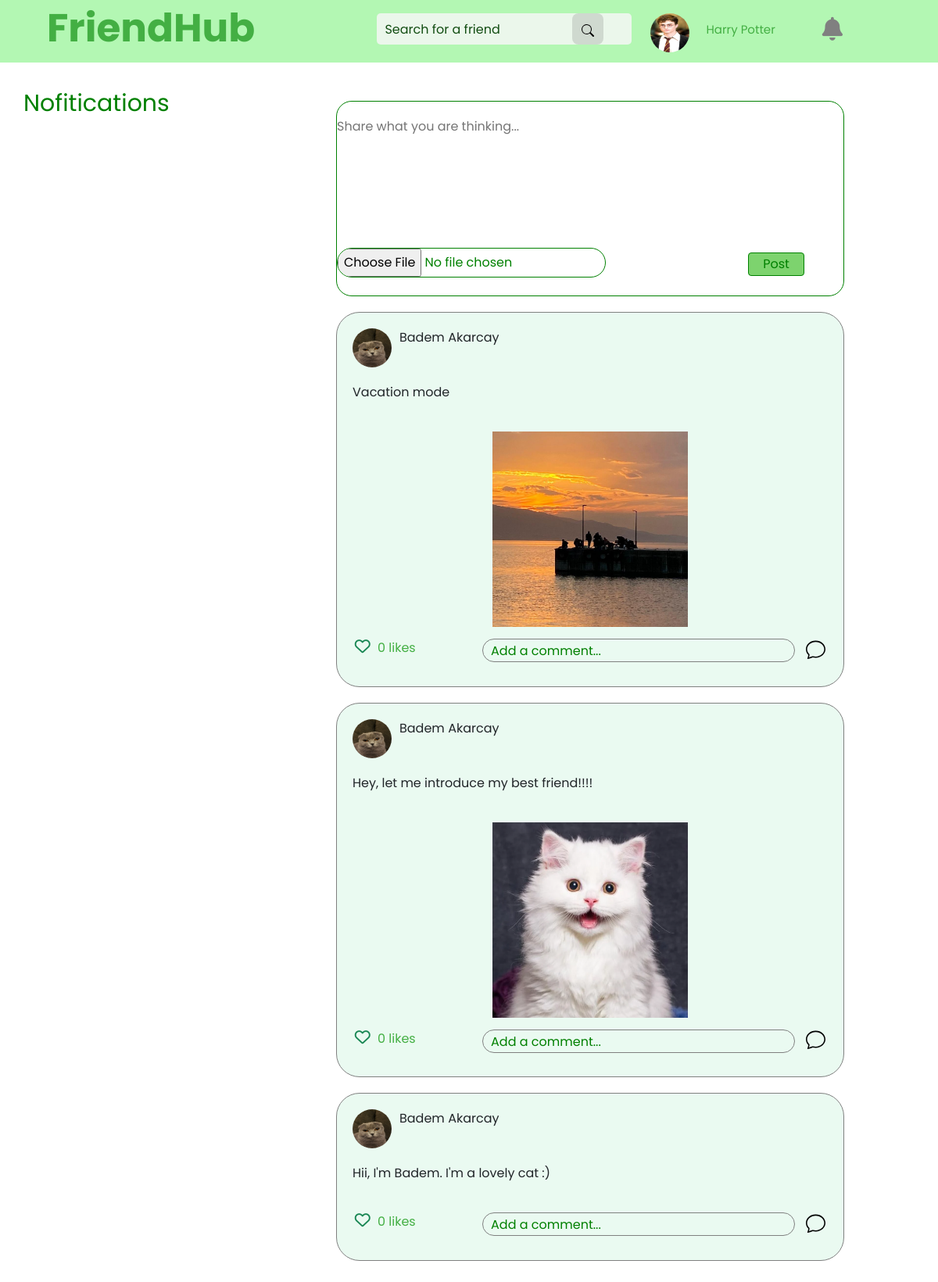
Page /homePage.php (signed in) on the committed database.
### tables this page shows
CREATE TABLE IF NOT EXISTS `posts` (
  `id` int NOT NULL AUTO_INCREMENT,
  `user_id` int NOT NULL,
  `post_img` text NOT NULL,
  `post_text` text NOT NULL,
  `like_count` int NOT NULL DEFAULT '0',
  PRIMARY KEY (`id`)
);

CREATE TABLE IF NOT EXISTS `user` (
  `user_id` int NOT NULL AUTO_INCREMENT,
  `user_name` varchar(50) NOT NULL,
  `surname` varchar(50) NOT NULL,
  `email` varchar(100) NOT NULL,
  `password` varchar(100) NOT NULL,
  `bdate` date NOT NULL,
  `profilepic` varchar(100) NOT NULL,
  PRIMARY KEY (`user_id`),
  UNIQUE KEY `email` (`email`)
);

### db.php (called while the page is built, shortened)
<?php
$dsn = "mysql:host=localhost;dbname=friendhub;charset=utf8mb4;port=3308";
$user = "root";
$pass = "";
try {
	$db = new PDO($dsn, $user, $pass);
	$db->setAttribute(PDO::ATTR_ERRMODE, PDO::ERRMODE_EXCEPTION);
} catch (PDOException $ex) {
	echo $ex->getMessage();
	echo "<p>Error occured try later.</p>";
	exit;
}
function getPost($id)
{
	global $db;
	$stmt = $db->prepare("SELECT * FROM posts
	JOIN user ON posts.user_id = user.user_id
	JOIN friends ON posts.user_id = friends.followed_id WHERE posts.user_id IN (SELECT followed_id FROM friends JOIN posts ON posts.user_id = friends.follower_id WHERE friends.follower_id = ?) AND friends.follower_id = ? order by posts.id DESC ");
	$stmt->execute([$id, $id]);
	return $stmt->fetchAll();
}

### homePage.php (the view, shortened to what this page needs)
<?php
require "db.php";
$userData = $_SESSION["user"];
$userId = $userData["user_id"];
?>
<!DOCTYPE html>
<html lang="en">
<head>
	<link href="https://cdn.jsdelivr.net/npm/bootstrap@5.3.0-alpha3/dist/css/bootstrap.min.css" rel="stylesheet">
	<link rel="stylesheet" href="https://cdnjs.cloudflare.com/ajax/libs/font-awesome/6.4.0/css/all.min.css" />
	<link rel="stylesheet" type="text/css" href="style.css?<?php echo time(); ?>" />
</head>
<body>
	<div class="menu-bar">
		<h1 class="logo"><span> FriendHub</span></h1>
		<ul>
			<form id="searchForm" action="search.php" method="post">
				<li class="search">
					<input type="search" name="searchUser" placeholder="Search for a friend">
				</li>
				<li><button class="button-2" type="submit" role="button"><img id='chatsvg' src="images/search.svg"></button></li>
			</form>
			<li class="profileImg"><img src="images/<?php echo ($_SESSION["user"]["profilepic"]) ?> " alt=""></li>
			<li>
				<p class="username"><?php echo $_SESSION["user"]["user_name"] . ' ' . $_SESSION["user"]["surname"] ?>
				</p>
			</li>
			<li class="bell">
				<div id="nav">
					<span class=" bell fa fa-bell"></span>
				</div>
			</li>
		</ul>
	</div>
	<div class='timeline'>
		<div class="rightmenu">
			<p class='notHeader'>Nofitications</p>
		</div>
		<div class="post-area">
			<div class="share-area">
				<form action="" method="post" enctype="multipart/form-data">
					<textarea id="textarea" type="text" name="textPost" class="postText" placeholder="Share what you are thinking..."></textarea>
					<input type="file" name="file" class='fileUpload'>
					<button name="postBtn" class='postBtn'>Post</button>
				</form>
			</div>
			<?php
			$posts = getPost($_SESSION["user"]["user_id"]);
			$perPage = 10;
			$page = isset($_GET['page']) ? $_GET['page'] : 1;
			$start = ($page - 1) * $perPage;
			$displayPhotos = array_slice($posts, $start, $perPage);
			?>
			<div class='nextPost'>
				<?php foreach ($displayPhotos as $p) {
				?>
					<div class='post_bar'>
						<div class='post-top'>
							<div class='friendProfileImg'><img src="images/<?= $p["profilepic"]; ?>"></div>
							<div class='friendName'>
								<p> <?= $p["user_name"] ?> <?= $p["surname"]; ?> </p>
							</div>
						</div>
						<div class='post-bottom'>
							<?php
							if (!empty($p['post_text']) && !empty($p['post_img'])) {
								echo "<div class='texts'><p>" . $p["post_text"] . "</p></div>";
								echo "<div class='images'><img src='images/" . $p["post_img"] . "'></div>";
							} else if (!empty($p['post_text']) && empty($p['post_img'])) {
								echo "<div class='texts'><p>" . $p["post_text"] . "</p></div>";
							} else if (empty($p['post_text']) && !empty($p['post_img'])) {
								echo "<div></div>";
								echo "<div class='images'><img src='images/" . $p["post_img"] . "'></div>";
							}
							?>
						</div>
						<div class='like-comment-part'>
							<div class='like-part'>
								<div class='post'>
									<?php
									$sql = "SELECT * FROM likes WHERE user_id=$userId AND post_id=" . $p["id"] . "";
									$rs = $db->query($sql);
									if ($rs->rowCount() == 1) : ?>
										<span class="unlike fa-solid fa-heart" data-id="<?= $p['id']; ?>"></span>
										<span class="like hide fa-regular fa-heart" data-id="<?= $p['id']; ?>"></span>
									<?php else : ?>
										<span class='like fa-regular fa-heart' data-id="<?= $p['id']; ?>"></span>
									<?php endif ?>
									<span class="like_count"><?= $p['like_count']; ?> likes</span>
								</div>
							</div>
							<div class='comment'>
								<textarea id='comment' placeholder='Add a comment...'></textarea>
								<img id='chatsvg' data-uid="<?= $p['id']; ?>" src='images/chat.svg'>
							</div>
						</div>
					</div>
				<?php }
				?>
			</div>
		</div>
	</div>
</body>
</html>

### style.css (style rules this page uses)
* { padding: 0; margin: 0; box-sizing: border-box; font-family: "Poppins", sans-serif; }
:root { --inpbg: #f5f6f7; --inpborder: #e8eae9; --btnbg: #0073ec; }
span { color: rgb(67, 175, 67); }
.logo { font-weight: bold; font-size: 50px; }
.menu-bar { background-color: rgb(179, 247, 179); height: 80px; width: 100%; display: flex; justify-content: space-between; align-items: center; padding: 0 5%; position: relative; }
.menu-bar ul { margin-top: 20px; padding: 0px 32px; list-style: none; display: flex; }
.menu-bar ul li { padding: 10px 30px; line-height: 13px; height: 120px; position: relative; }
.profileImg img { width: 50px; height: 50px; margin-top: 25px; border-radius: 30px; margin-right: -39px; }
.username { font-size: 15px; margin-top: 39px; color: rgb(67, 175, 67); }
.search { width: 250px; }
.search input { border-radius: 5px; height: 40px; background-color: rgb(235, 247, 235); margin-top: 25px; border: none; padding-left: 10px; }
.search input::placeholder { color: rgb(18, 77, 18); position: absolute; margin-bottom: 6px; }
.share-area { border: 1px solid green; border-radius: 20px; width: 650px; height: 250px; margin-top: 19px; }
.postText { width: 500px; height: 100px; border: none; outline: none; resize: none; background-color: transparent; margin-top: 20px; }
.post_bar { margin: 20px auto; width: 650px; height: auto; border: 1px solid grey; border-radius: 30px; background-color: #eafaf1; }
.images img { width: 250px; height: 250px; margin-bottom: 15px; }
.friendProfileImg img { width: 30px; height: 30px; border-radius: 25px; }
.post-top { display: flex; margin: 20px; }
.friendName { padding-left: 10px; }
.post-bottom { text-align: center; }
.texts { text-align: left; margin-left: 20px; margin-top: 10px; margin-bottom: 38px; }
.like-comment-part { display: flex; justify-content: space-around; margin-bottom: 10px; }
.like-part { text-align: left; margin-right: 40px; }
.comment textarea { padding-left: 10px; padding-top: 3px; width: 400px; height: 30px; border: 1px solid gray; border-radius: 20px; outline: none; resize: none; background-color: transparent; }
.comment textarea::placeholder { color: green; }
.comment img { width: 25px; height: 25px; margin-left: 10px; margin-bottom: 25px; }
.fa-heart { font-size: 20px; margin-right: 5px; color: #198754; cursor: pointer; }
.menu-bar ul li:last-child { cursor: pointer; }
.fa-bell { font-size: 30px; margin-top: 30px; animation: ring 1s ease-in-out; color: gray; }
#searchForm { display: flex; flex-direction: row; }
div#nav { position: relative; }
.timeline { display: flex; }
.rightmenu { width: 400px; height: auto; margin-right: 10px; }
.rightmenu p { display: flex; }
.post-area { margin: 30px 20px; }
.notHeader { font-size: 30px; color: green; margin: 30px; text-align: center; }
.postBtn { position: relative; color: green; background-color: rgb(125, 211, 110); border: 1px solid green; margin-left: 526px; height: 30px; width: 72px; border-radius: 4px; top: -32px; }
input[type="file"] { color: green; border: 1px solid green; border-radius: 30px; line-height: 30px; margin-top: 60px; }
.button-2 { background-color: rgba(51, 51, 51, 0.15); border-radius: 8px; border-width: 0; color: #333333; cursor: pointer; display: inline-block; font-family: "Haas Grot Text R Web", "Helvetica Neue", Helvetica, Arial, sans-serif; font-size: 14px; font-weight: 500; line-height: 20px; list-style: none; margin-top: 25px; padding: 10px 12px; text-align: center; transition: all 200ms; vertical-align: baseline; white-space: nowrap; user-select: none; -webkit-user-select: none; touch-action: manipulation; }
.friendProfileImg img { width: 50px; height: 50px; }
#chatsvg { cursor: pointer; }

### rows in the picture
posts: user.profilepic (picture), user.user_name "Badem", user.surname "Akarcay", post_text "Vacation mode", post_img (picture), like_count "0"
posts: user.profilepic (picture), user.user_name "Badem", user.surname "Akarcay", post_text "Hey, let me introduce my best friend!!!!", post_img (picture), like_count "0"
posts: user.profilepic (picture), user.user_name "Badem", user.surname "Akarcay", post_text "Hii, I'm Badem. I'm a lovely cat :)", like_count "0"

### other values in the picture
$_SESSION["user"]["user_name"] "Harry"
$_SESSION["user"]["surname"] "Potter"
